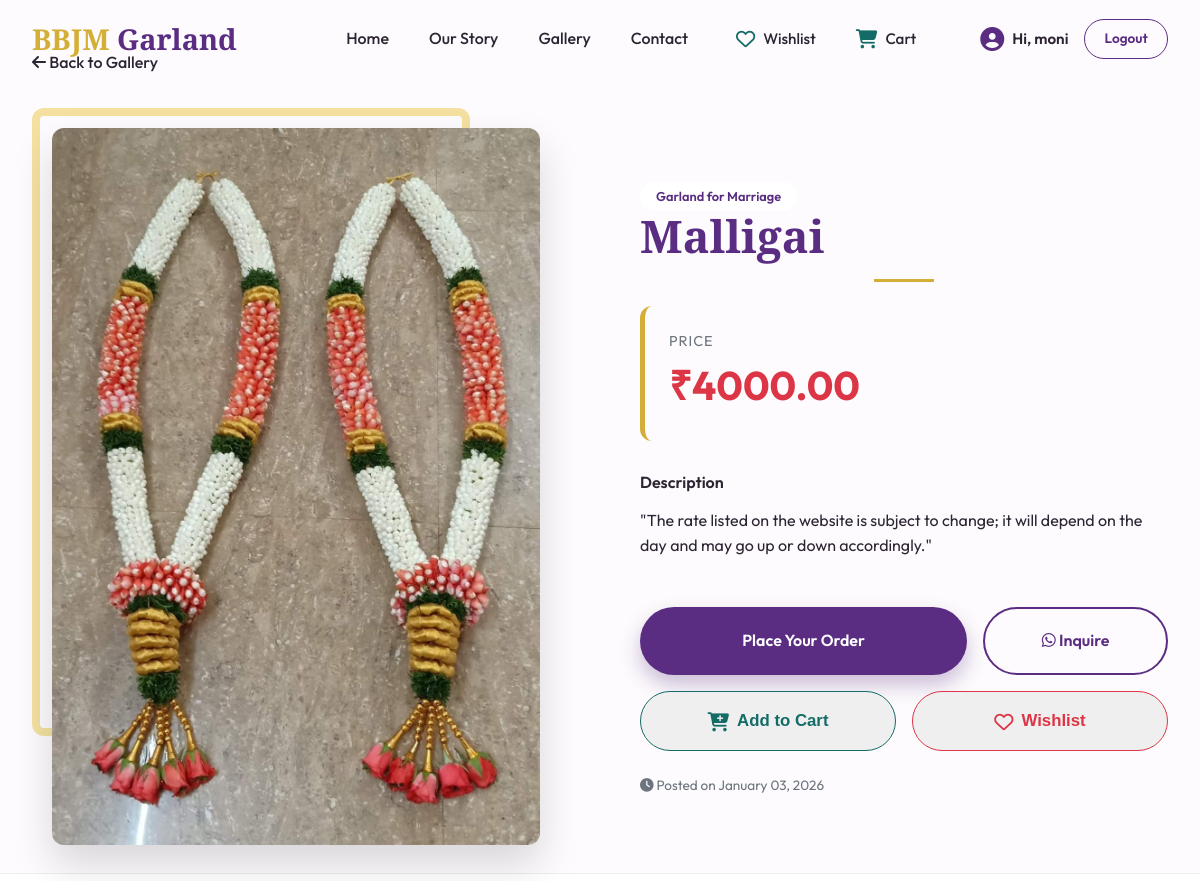
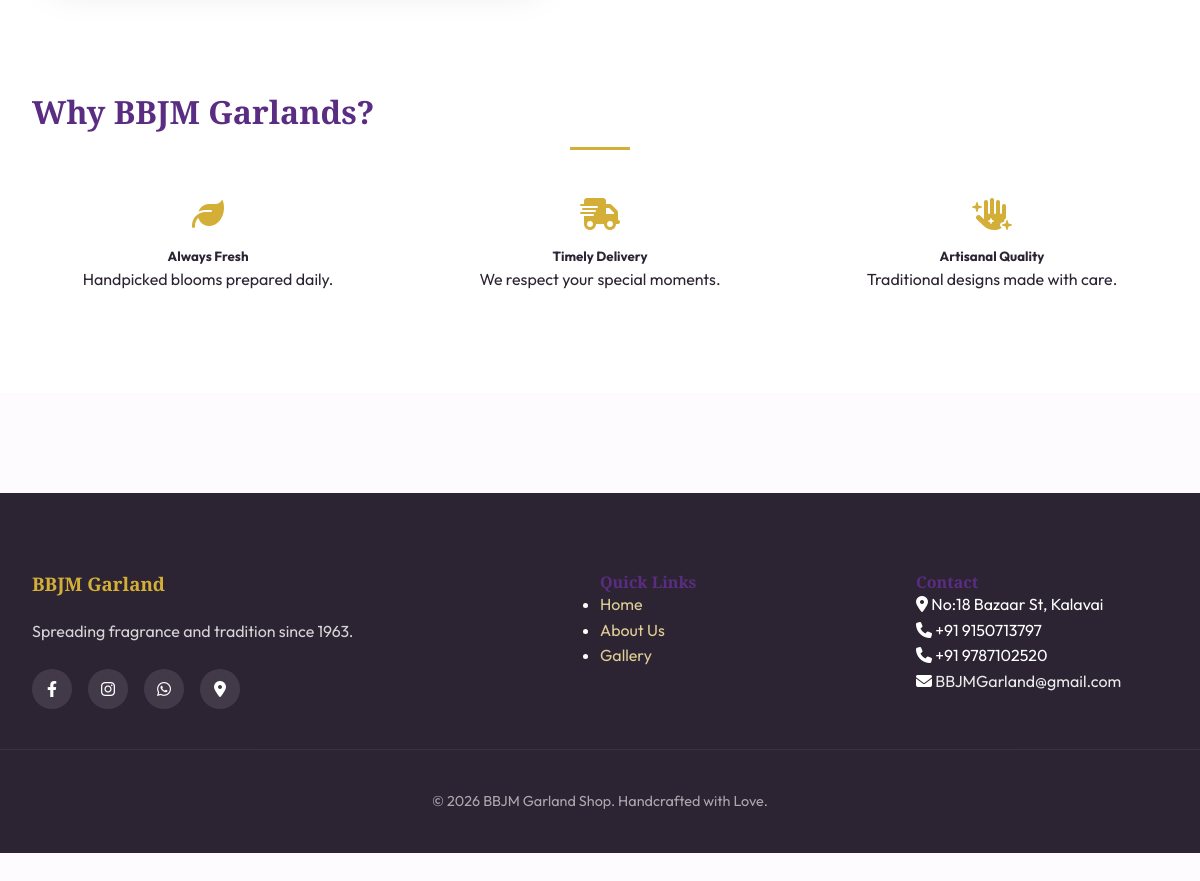
/post/3/ (signed in), run on the app's committed database (2 pictures, top to bottom).
### app/models.py (models this page shows, shortened)
class Post(models.Model):
    CATEGORY_CHOICES = [
        ('garland', 'Garland for Marriage'),
        ('marriage', 'Decoration for Marriage'),
        ('gods', 'Gods Decoration'),
        ('gods_decoration', 'Gods Garland '),
        ('others', 'Others'),
    ]
    title = models.CharField(max_length=200)
    description = models.TextField()
    image = models.ImageField(upload_to='garlands/')
    category = models.CharField(max_length=20, choices=CATEGORY_CHOICES, default='garland')
    price = models.DecimalField(max_digits=10, decimal_places=2, default=0.00)
    created_at = models.DateTimeField(auto_now_add=True)
    def get_category_display_name(self):
        return dict(self.CATEGORY_CHOICES).get(self.category, self.category)

### app/views.py (the view)
# urls.py: path('post/<int:id>/', views.post_detail, name='post_detail'),
@login_required(login_url='login')
def post_detail(request, id):
    post = get_object_or_404(Post, id=id)
    return render(request, 'user_page/post_detail.html', {'post': post})

### app/context_processors.py (called while the page is built)
def user_orders(request):
    if request.user.is_authenticated:
        orders = Order.objects.filter(user=request.user).order_by('-created_at')
        return {'user_orders': orders}
    return {'user_orders': []}

### app/models.py (called while the page is built)
    def get_status_display_color(self):
        status_colors = {
            'pending': '#ffc107',    # Amber/Gold
            'processing': '#007bff', # Royal Blue
            'completed': '#28a745',  # Emerald Green
            'cancelled': '#dc3545',  # Rose Red
        }
        return status_colors.get(self.status, '#6c757d')

    def get_status_display_name(self):
        return dict(self.STATUS_CHOICES).get(self.status, self.status)

### app/templates/user_page/post_detail.html (shortened to what this page needs)
{% extends 'base.html' %}
{% load static %}
{% block content %}
<div class="container section-padding" style="margin-top: 50px;">
    <div class="breadcrumb" style="margin-bottom: 2rem;">
        <a href="{% url 'user_posts' %}#gallery" class="nav-link"><i class="fas fa-arrow-left"></i> Back to Gallery</a>
    </div>
    <article class="post-detail-container">
        <div class="about-grid">
            <div class="post-image-gallery">
                <div class="about-img-frame">
                    {% if post.image %}
                        <img src="{{ post.image.url }}" alt="{{ post.title }}" class="about-image">
                    {% else %}
                        <img src="https://images.unsplash.com/photo-1526047932273-341f2a7631f9?w=800" alt="Garland Placeholder" class="about-image">
                    {% endif %}
                </div>
            </div>
            <div class="post-content-details">
                <span class="card-badge" style="position: static; margin-bottom: 1rem;">{{ post.get_category_display_name }}</span>
                <h1 class="section-title" style="text-align: left; margin-bottom: 1.5rem;">{{ post.title }}</h1>
                <div class="price-banner" style="background: var(--bg-light); padding: 1.5rem; border-radius: var(--radius-md); border-left: 5px solid var(--accent); margin-bottom: 2rem;">
                    <p style="margin: 0; font-size: 0.9rem; color: var(--text-muted); text-transform: uppercase; letter-spacing: 1px;">Price</p>
                    <p style="margin: 0; font-size: 2.5rem; font-weight: 700; color: var(--secondary);">₹{{ post.price }}</p>
                </div>
                <div class="description-section">
                    <h4 style="margin-bottom: 1rem; font-family: var(--font-body); font-weight: 600; color: var(--text-dark);">Description</h4>
                    <p style="color: var(--text-muted); font-size: 1.1rem; line-height: 1.8;">{{ post.description|linebreaks }}</p>
                </div>
                <div style="margin-top: 3rem; display: flex; flex-direction: column; gap: 1rem;">
                    <div style="display: flex; gap: 1rem;">
                        <a href="{% url 'create_order' post.id %}" class="btn btn-primary" style="flex: 2; padding: 1.2rem;">Place Your Order</a>
                        <a href="https://wa.me/919150713797?text=I'm interested in {{ post.title }}" target="_blank" class="btn btn-outline-white" style="flex: 1; border-color: var(--primary); color: var(--primary); padding: 1.2rem;">
                            <i class="fab fa-whatsapp"></i> Inquire
                        </a>
                    </div>
                    <div style="display: flex; gap: 1rem;">
                        <button class="btn btn-outline-sm" style="flex: 1; padding: 1.2rem; display: flex; align-items: center; justify-content: center; gap: 0.5rem; border-color: #146c67; color: #146c67; font-size: 1.05rem;" onclick="addToCart('{{ post.id }}', '{{ post.title|escapejs }}', {{ post.price }}, '{% if post.image %}{{ post.image.url }}{% else %}https://images.unsplash.com/photo-1526047932273-341f2a7631f9?w=800{% endif %}')">
                            <i class="fa-solid fa-cart-plus" style="font-size: 1.2rem;"></i> Add to Cart
                        </button>
                        <button class="btn btn-outline-sm" style="flex: 1; padding: 1.2rem; display: flex; align-items: center; justify-content: center; gap: 0.5rem; color: #dc3545; border-color: #dc3545; font-size: 1.05rem;" onclick="addToWishlist(this, '{{ post.id }}', '{{ post.title|escapejs }}', {{ post.price }}, '{% if post.image %}{{ post.image.url }}{% else %}https://images.unsplash.com/photo-1526047932273-341f2a7631f9?w=800{% endif %}')">
                            <i class="fa-regular fa-heart wishlist-icon" style="font-size: 1.2rem;"></i> Wishlist
                        </button>
                    </div>
                </div>
                <p style="margin-top: 1.5rem; font-size: 0.85rem; color: var(--text-muted);">
                    <i class="fas fa-clock"></i> Posted on {{ post.created_at|date:"F d, Y" }}
                </p>
            </div>
        </div>
    </article>
</div>
<section class="section-padding" style="background: white; border-top: 1px solid #eee;">
    <div class="container">
        <h2 class="section-title" style="font-size: 2rem;">Why BBJM Garlands?</h2>
        <div class="gallery-grid" style="margin-top: 3rem;">
            <div style="text-align: center;">
                <i class="fas fa-leaf" style="font-size: 2rem; color: var(--accent); margin-bottom: 1rem;"></i>
                <h5>Always Fresh</h5>
                <p>Handpicked blooms prepared daily.</p>
            </div>
            <div style="text-align: center;">
                <i class="fas fa-truck-fast" style="font-size: 2rem; color: var(--accent); margin-bottom: 1rem;"></i>
                <h5>Timely Delivery</h5>
                <p>We respect your special moments.</p>
            </div>
            <div style="text-align: center;">
                <i class="fas fa-hand-sparkles" style="font-size: 2rem; color: var(--accent); margin-bottom: 1rem;"></i>
                <h5>Artisanal Quality</h5>
                <p>Traditional designs made with care.</p>
            </div>
        </div>
    </div>
</section>
{% endblock %}

### app/templates/base.html (shortened to what this page needs)
{% load static %}
<!DOCTYPE html>
<html lang="en">
<head>
    <link rel="stylesheet" href="https://cdnjs.cloudflare.com/ajax/libs/font-awesome/6.4.0/css/all.min.css">
    <link rel="stylesheet" href="{% static 'css/style.css' %}?v={% now 'U' %}">
</head>
<body>
    <header class="main-header">
        <nav class="glass-nav">
            <div class="nav-container">
                <a href="{% url 'user_posts' %}" class="logo">
                    <span class="logo-accent">BBJM</span> Garland
                </a>
                <ul class="nav-links">
                    <li><a href="{% url 'user_posts' %}#home" class="nav-link">Home</a></li>
                    <li><a href="{% url 'user_posts' %}#about" class="nav-link">Our Story</a></li>
                    <li><a href="{% url 'user_posts' %}#gallery" class="nav-link">Gallery</a></li>
                    <li><a href="{% url 'user_posts' %}#contact" class="nav-link">Contact</a></li>
                    <li class="nav-icons-group">
                        <a href="#" class="nav-icon-wrapper" onclick="openSidebar('wishlistSidebar'); return false;">
                            <i class="fa-regular fa-heart icon-img" style="color: #146c67;"></i>
                            <span class="icon-label">Wishlist</span>
                        </a>
                        <a href="#" class="nav-icon-wrapper" onclick="openSidebar('cartSidebar'); return false;">
                            <i class="fa-solid fa-cart-shopping icon-img" style="color: #146c67;"></i>
                            <span class="icon-label">Cart</span>
                        </a>
                    </li>
                    {% if user.is_authenticated %}
                    <li class="user-info" style="display: flex; align-items: center; gap: 0.5rem; margin-left: 1rem;">
                        <a href="#" onclick="openSidebar('userProfileSidebar'); return false;" style="display: flex; align-items: center; gap: 0.5rem; text-decoration: none; color: inherit;">
                            <i class="fa-solid fa-circle-user" style="font-size: 1.5rem; color: var(--primary);"></i>
                            <span class="welcome-text" style="font-weight: 600; font-size: 0.95rem;">Hi, {{ user.username }}</span>
                        </a>
                        <a href="{% url 'logout' %}" class="btn btn-outline-sm" style="margin-left: 0.5rem;">Logout</a>
                    </li>
                    {% else %}
                    <li style="margin-left: 1rem;"><a href="{% url 'login' %}" class="btn btn-primary-sm">Login</a></li>
                    {% endif %}
                </ul>
            </div>
        </nav>
    </header>
    <main>
        {% block content %}{% endblock %}
    </main>
    <footer class="main-footer">
        <div class="footer-grid">
            <div class="footer-info">
                <h3>BBJM Garland</h3>
                <p>Spreading fragrance and tradition since 1963.</p>
                <div class="social-links">
                    <a href="https://www.facebook.com/"><i class="fab fa-facebook-f"></i></a>
                    <a href="https://www.instagram.com/__jaga_desh_waran__18?igsh=MWs3bnJiOTV6MHRpNA=="><i
                            class="fab fa-instagram"></i></a>
                    <a href="https://wa.me/919150713797" target="_blank"><i class="fab fa-whatsapp"></i></a>
                    <a href="https://maps.google.com/?q=No:18+Bazaar+St,+Kalavai" target="_blank" title="Find us on Maps"><i class="fas fa-location-dot"></i></a>
                </div>
            </div>
            <div class="footer-links">
                <h4>Quick Links</h4>
                <ul>
                    <li><a href="{% url 'user_posts' %}#home">Home</a></li>
                    <li><a href="{% url 'user_posts' %}#about">About Us</a></li>
                    <li><a href="{% url 'user_posts' %}#gallery">Gallery</a></li>
                </ul>
            </div>
            <div class="footer-contact">
                <h4>Contact</h4>
                <p><i class="fas fa-location-dot"></i> No:18 Bazaar St, Kalavai</p>
                <p><i class="fas fa-phone"></i> +91 9150713797</p>
                <p><i class="fas fa-phone"></i> +91 9787102520</p>
                <p><i class="fas fa-envelope"></i> <a href="mailto:BBJMGarland@gmail.com" style="color: inherit; text-decoration: none;">BBJMGarland@gmail.com</a></p>
            </div>
        </div>
        <div class="footer-bottom">
            <p>&copy; {% now "Y" %} BBJM Garland Shop. Handcrafted with Love.</p>
        </div>
    </footer>
</body>
</html>

### app/static/css/style.css (style rules this page uses)
:root { --primary: #5a2d82; --primary-light: #7b4397; --accent: #d4af37; --accent-soft: #f4e1a1; --secondary: #dc3545; --bg-light: #fdfbfd; --text-dark: #2d2433; --text-muted: #6c757d; --glass-bg: rgba(255, 255, 255, 0.85); --glass-border: rgba(255, 255, 255, 0.3); --shadow-sm: 0 4px 6px rgba(0, 0, 0, 0.05); --shadow-md: 0 10px 25px rgba(90, 45, 130, 0.1); --shadow-lg: 0 20px 40px rgba(0, 0, 0, 0.15); --radius-sm: 8px; --radius-md: 12px; --radius-lg: 20px; --font-heading: 'Playfair Display', serif; --font-body: 'Outfit', sans-serif; }
* { margin: 0; padding: 0; box-sizing: border-box; }
html { scroll-behavior: smooth; }
body { font-family: var(--font-body); background-color: var(--bg-light); color: var(--text-dark); line-height: 1.6; overflow-x: hidden; }
h1, h2, h3, h4 { font-family: var(--font-heading); color: var(--primary); line-height: 1.2; }
a { transition: all 0.3s ease; text-decoration: none; }
.glass-nav { position: fixed; top: 0; left: 0; width: 100%; z-index: 1000; padding: 1rem 0; transition: all 0.4s ease; border-bottom: 1px solid transparent; }
.nav-container { max-width: 1200px; margin: 0 auto; padding: 0 2rem; display: flex; justify-content: space-between; align-items: center; }
.logo { font-size: 1.8rem; font-weight: 700; color: var(--primary); font-family: var(--font-heading); }
.logo-accent { color: var(--accent); }
.nav-links { display: flex; list-style: none; align-items: center; gap: 2.5rem; }
.nav-link { color: var(--text-dark); font-weight: 500; position: relative; padding: 0.5rem 0; }
.nav-link::after { content: ''; position: absolute; bottom: 0; left: 0; width: 0; height: 2px; background: var(--accent); transition: width 0.3s ease; }
.nav-icons-group { display: flex; align-items: center; gap: 1.5rem; }
.nav-icon-wrapper { position: relative; display: flex; flex-direction: row; align-items: center; gap: 0.5rem; color: var(--text-dark); text-decoration: none; transition: transform 0.3s ease; padding: 0.5rem; white-space: nowrap; }
.nav-icon-wrapper .icon-img { font-size: 1.2rem; color: var(--text-dark); }
.nav-icon-wrapper .icon-label { font-size: 0.95rem; font-weight: 500; }
.btn { display: inline-block; padding: 1rem 2.5rem; border-radius: 50px; font-weight: 600; text-align: center; cursor: pointer; border: 2px solid transparent; }
.btn-primary { background: var(--primary); color: white; box-shadow: 0 10px 20px rgba(90, 45, 130, 0.3); }
.btn-outline-white { border-color: white; color: white; }
.btn-outline-sm { padding: 0.5rem 1.2rem; border: 1px solid var(--primary); color: var(--primary); border-radius: 50px; font-size: 0.85rem; }
.section-padding { padding: 100px 0; }
.container { max-width: 1200px; margin: 0 auto; padding: 0 2rem; }
.section-title { font-size: 2.8rem; margin-bottom: 1rem; }
.section-title::after { content: ''; display: block; width: 60px; height: 3px; background: var(--accent); margin: 1rem auto; }
.gallery-grid { display: grid; grid-template-columns: repeat(auto-fill, minmax(350px, 1fr)); gap: 2.5rem; }
.card-badge { position: absolute; top: 1.5rem; right: 1.5rem; background: var(--glass-bg); backdrop-filter: blur(5px); padding: 0.4rem 1rem; border-radius: 50px; font-size: 0.8rem; font-weight: 600; color: var(--primary); }
.about-grid { display: grid; grid-template-columns: 1fr 1fr; gap: 5rem; align-items: center; }
.about-img-frame { position: relative; padding: 20px; }
.about-img-frame::before { content: ''; position: absolute; top: 0; left: 0; width: 80%; height: 80%; border: 8px solid var(--accent-soft); z-index: -1; border-radius: var(--radius-md); }
.about-image { width: 100%; border-radius: var(--radius-md); box-shadow: var(--shadow-lg); }
.main-footer { background: #2d2433; color: white; padding: 80px 0 40px; margin-top: 100px; }
.footer-grid { max-width: 1200px; margin: 0 auto; padding: 0 2rem; display: grid; grid-template-columns: 2fr 1fr 1fr; gap: 4rem; }
.footer-info h3 { color: var(--accent); margin-bottom: 1.5rem; }
.footer-info p { opacity: 0.8; margin-bottom: 1.5rem; }
.social-links { display: flex; gap: 1rem; }
.social-links a { width: 40px; height: 40px; background: rgba(255,255,255,0.1); display: flex; align-items: center; justify-content: center; border-radius: 50%; color: white; }
.footer-links a, .footer-contact a { color: var(--accent-soft); opacity: 0.9; }
.footer-bottom { text-align: center; padding-top: 40px; margin-top: 40px; border-top: 1px solid rgba(255,255,255,0.1); opacity: 0.6; font-size: 0.9rem; }

### data on the page
Post: image (picture), get_category_display_name "Garland for Marriage", title "Malligai", price "4000.00", description "\"The rate listed on the website is subject to change; it will depend on the day and may go up or down accordingly.\"", created_at "January 03, 2026"

### other printed values
{{ user.username }} "moni"
